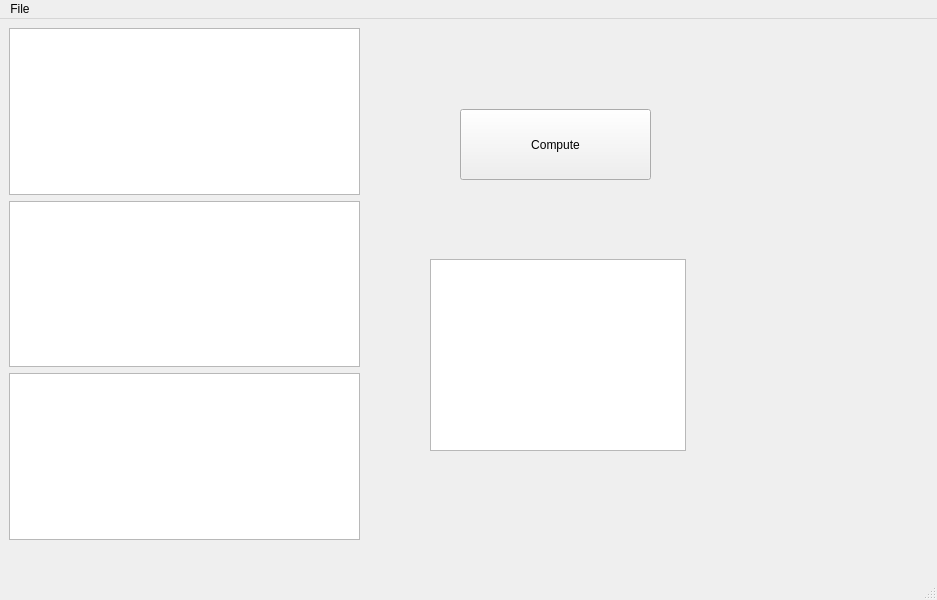
<?xml version="1.0" encoding="UTF-8"?>
<ui version="4.0">
 <class>MainWindow</class>
 <widget class="QMainWindow" name="MainWindow">
  <property name="geometry">
   <rect>
    <x>0</x>
    <y>0</y>
    <width>937</width>
    <height>600</height>
   </rect>
  </property>
  <property name="windowTitle">
   <string>MainWindow</string>
  </property>
  <widget class="QWidget" name="centralwidget">
   <widget class="QPushButton" name="Compbutton">
    <property name="geometry">
     <rect>
      <x>460</x>
      <y>90</y>
      <width>191</width>
      <height>71</height>
     </rect>
    </property>
    <property name="text">
     <string>Compute</string>
    </property>
   </widget>
   <widget class="QTextEdit" name="Max">
    <property name="geometry">
     <rect>
      <x>9</x>
      <y>9</y>
      <width>351</width>
      <height>167</height>
     </rect>
    </property>
   </widget>
   <widget class="QTextEdit" name="Percentage">
    <property name="geometry">
     <rect>
      <x>9</x>
      <y>182</y>
      <width>351</width>
      <height>166</height>
     </rect>
    </property>
   </widget>
   <widget class="QTextEdit" name="OutWeight">
    <property name="geometry">
     <rect>
      <x>9</x>
      <y>354</y>
      <width>351</width>
      <height>167</height>
     </rect>
    </property>
   </widget>
   <widget class="QTableWidget" name="table1">
    <property name="geometry">
     <rect>
      <x>430</x>
      <y>240</y>
      <width>256</width>
      <height>192</height>
     </rect>
    </property>
   </widget>
  </widget>
  <widget class="QMenuBar" name="menubar">
   <property name="geometry">
    <rect>
     <x>0</x>
     <y>0</y>
     <width>937</width>
     <height>21</height>
    </rect>
   </property>
   <widget class="QMenu" name="menuFile">
    <property name="title">
     <string>File</string>
    </property>
    <addaction name="actionOpen"/>
    <addaction name="actionExit"/>
   </widget>
   <addaction name="menuFile"/>
  </widget>
  <widget class="QStatusBar" name="statusbar"/>
  <action name="actionOpen">
   <property name="text">
    <string>Open</string>
   </property>
  </action>
  <action name="actionExit">
   <property name="text">
    <string>Exit</string>
   </property>
  </action>
 </widget>
 <resources/>
 <connections/>
</ui>
